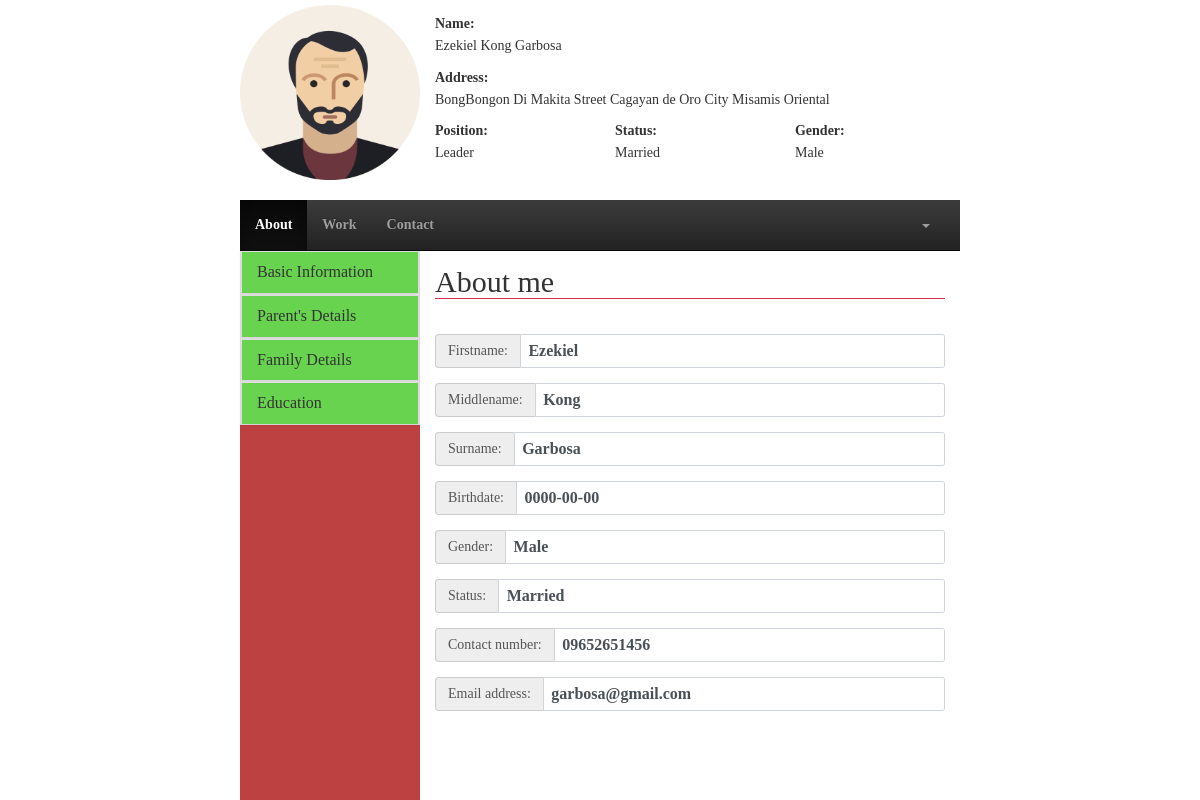
Page /user/about_me.php?id=16 (signed in) on the earlier database version.
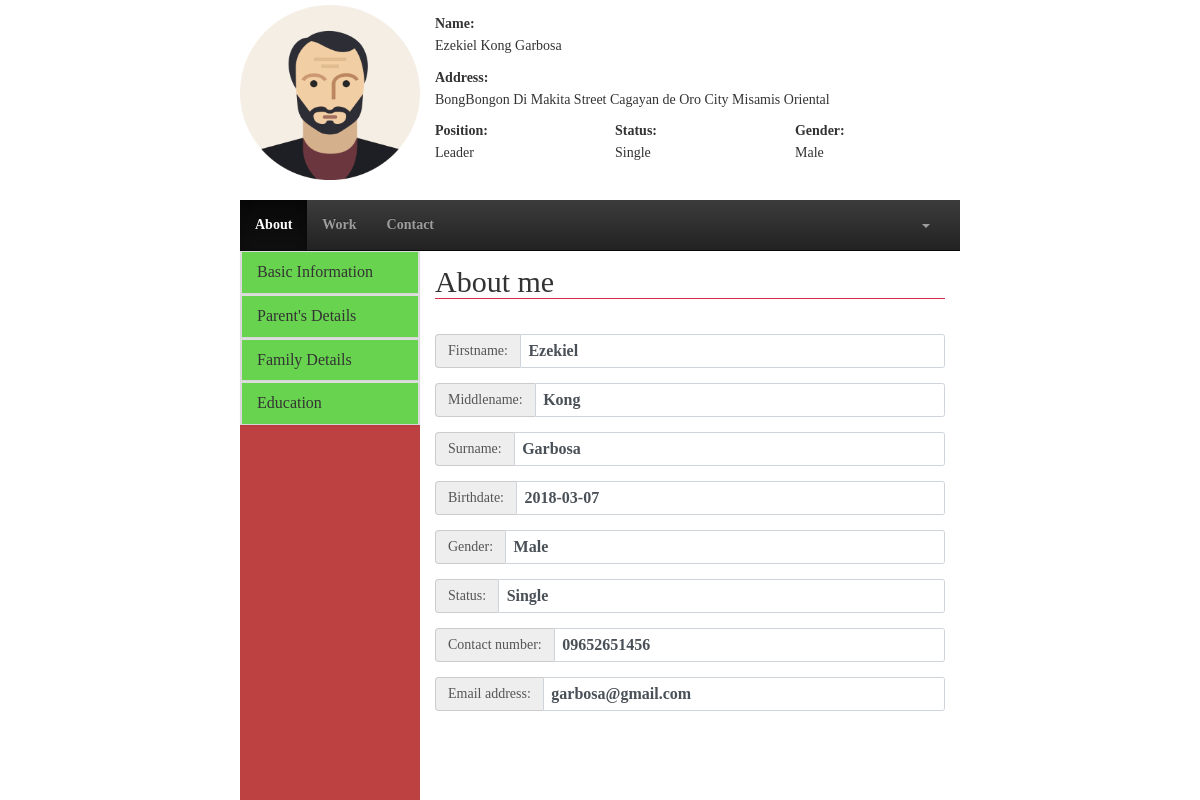
Same page on the later database version.
### tables this page shows
CREATE TABLE `current_address` (
  `staff_id` bigint(20) DEFAULT NULL,
  `addOne` varchar(50) DEFAULT NULL,
  `addTwo` varchar(50) DEFAULT NULL,
  `addTre` varchar(50) DEFAULT NULL,
  `state` varchar(50) NOT NULL,
  `city` varchar(50) NOT NULL,
  `country` varchar(50) NOT NULL,
  `postCode` int(11) NOT NULL
);

CREATE TABLE `staff` (
  `staff_id` bigint(20) NOT NULL,
  `fname` varchar(50) NOT NULL,
  `mname` varchar(50) DEFAULT NULL,
  `lname` varchar(50) NOT NULL,
  `birthdate` date NOT NULL,
  `cellnum` varchar(50) NOT NULL,
  `telnum` varchar(50) DEFAULT NULL,
  `email` varchar(50) NOT NULL,
  `status` varchar(50) NOT NULL,
  `gender` varchar(50) NOT NULL,
  `type` varchar(50) NOT NULL,
  `position` varchar(50) NOT NULL,
  `department` varchar(50) NOT NULL,
  `password` varchar(50) NOT NULL
);

### user/about_me.php (the view, shortened to what the changed rows need)
<!DOCTYPE html>
<html lang="en">
	<head>
		<link rel="stylesheet" href="css/bootstrap.css">
		<link rel="stylesheet" href="css/stylesheet.css">
		<link rel="stylesheet" href="css/bootstrap-theme.css">
	</head>
	<body>
		<div class="row-3">
			<div class="container-sides">
				<div class="col-12">
					<?php
						$space = " ";
						$id = $_GET['id'];
						include_once("action/session.php");
						$query = "SELECT staff.staff_id, staff.fname, staff.mname, staff.lname, staff.status, staff.gender, staff.type, staff.position, staff.password, current_address.staff_id, current_address.addOne, current_address.addTwo, current_address.addTre, current_address.state, current_address.city FROM staff INNER JOIN current_address ON staff.staff_id = current_address.staff_id WHERE staff.staff_id = '$id'";
						$result = mysqli_query($connect,$query);
						if(mysqli_num_rows($result) > 0){
							while($row = mysqli_fetch_assoc($result)):
					?>
								<form action="">
									<div class="col-3 text-center">
										<img src="img/avatar.png" alt="" style="width:180px;height: 180px;padding-top: 5px; ">
									</div>
									<div class="col-9">
										<div class="row-4">
											<div class="container">
												<label>Name:</label>
												<h5><?php echo $row['fname'].$space.$row['mname'].$space.$row['lname'] ?></h5>
											</div>
										</div>
										<div class="row-4">
											<div class="container">
												<label>Address:</label>
												<h5><?php echo $row['addOne'].$space.$row['addTwo'].$space.$row['addTre'].$space.$row['city'].$space.$row['state'] ?></h5>
											</div>
										</div>
										<div class="row-4">
											<div class="col-4 container">
												<label>Position:</label>
												<h5><?php echo $row['position'] ?></h5>
											</div>
											<div class="col-4 container">
												<label>Status:</label>
												<h5><?php echo $row['status'] ?></h5>
											</div>
											<div class="col-4 container">
												<label>Gender:</label>
												<h5><?php echo $row['gender'] ?></h5>
											</div>
										</div>
									</div>
								</form>
					<?php endwhile;} ?>
				</div>
			</div>
		</div>
		<div class="row-9">
			<div class="container-sides">
				<div class="col-12">
					<div class="row-11">
						<div class="col-9">
							<div class="row-12">
							<?php
								$email = $_SESSION['email'];
								include_once("action/session.php");
								$query = "SELECT * FROM staff WHERE email = '$email'";
								$result = mysqli_query($connect,$query);
								if(mysqli_num_rows($result) > 0){
									while($row = mysqli_fetch_assoc($result)):
							?>
								<form action="">
									<div class="container form-group">
										<legend><h2>About me</h2></legend>
									</div>
									<div class="container form-group form-horizontal">
										<div class="inputGroupContainer">
											<div class="input-group">
												<span class="input-group-addon">Firstname:</span>
												<span class='form-control'><?php echo $row['fname'] ?></span>
											</div>
										</div>
									</div>
									<div class="container form-group form-horizontal">
										<div class="inputGroupContainer">
											<div class="input-group">
												<span class="input-group-addon">Middlename:</span>
												<span class='form-control'><?php echo $row['mname'] ?></span>
											</div>
										</div>
									</div>
									<div class="container form-group form-horizontal">
										<div class="inputGroupContainer">
											<div class="input-group">
												<span class="input-group-addon">Surname:</span>
												<span class='form-control'><?php echo $row['lname'] ?></span>
											</div>
										</div>
									</div>
									<div class="container form-group form-horizontal">
										<div class="inputGroupContainer">
											<div class="input-group">
												<span class="input-group-addon">Birthdate:</span>
												<span class='form-control'><?php echo $row['birthdate'] ?></span>
											</div>
										</div>
									</div>
									<div class="container form-group form-horizontal">
										<div class="inputGroupContainer">
											<div class="input-group">
												<span class="input-group-addon">Gender:</span>
												<span class='form-control'><?php echo $row['gender'] ?></span>
											</div>
										</div>
									</div>
									<div class="container form-group form-horizontal">
										<div class="inputGroupContainer">
											<div class="input-group">
												<span class="input-group-addon">Status:</span>
												<span class='form-control'><?php echo $row['status'] ?></span>
											</div>
										</div>
									</div>
									<div class="container form-group form-horizontal">
										<div class="inputGroupContainer">
											<div class="input-group">
												<span class="input-group-addon">Contact number:</span>
												<span class='form-control'><?php echo $row['cellnum'] ?></span>
											</div>
										</div>
									</div>
									<div class="container form-group form-horizontal">
										<div class="inputGroupContainer">
											<div class="input-group">
												<span class="input-group-addon">Email address:</span>
												<span class='form-control'><?php echo $row['email'] ?></span>
											</div>
										</div>
									</div>
								</form>
							<?php endwhile;} ?>
							</div>
						</div>
					</div>
				</div>
			</div>
		</div>
	</body>
</html>

Differences in the rows shown:
changed through a linked row, current_address "BongBongon": staff_id.status "Married" → "Single"
changed staff "Ezekiel": birthdate "0000-00-00" → "2018-03-07"; status "Married" → "Single"
